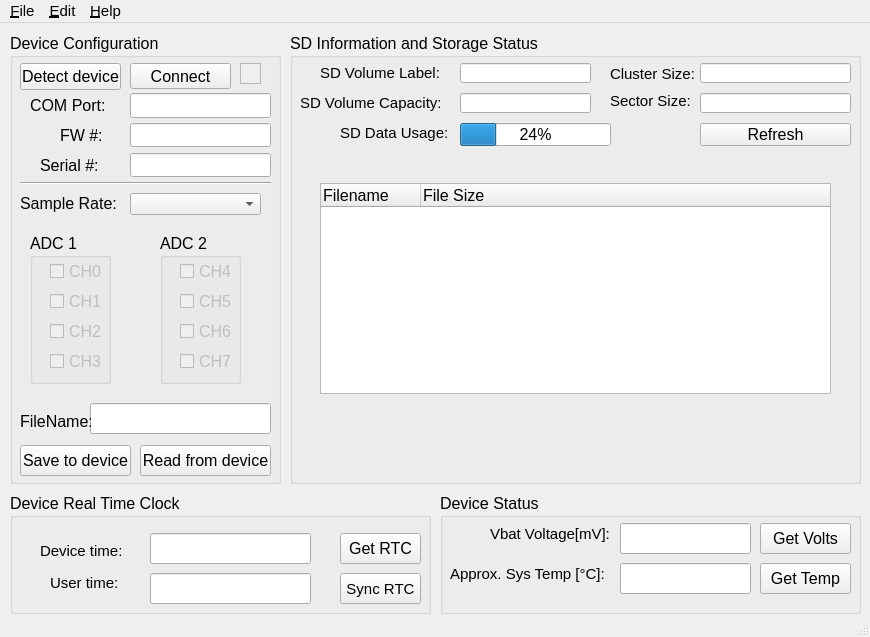
<?xml version="1.0" encoding="UTF-8"?>
<ui version="4.0">
 <class>MainWindow</class>
 <widget class="QMainWindow" name="MainWindow">
  <property name="geometry">
   <rect>
    <x>0</x>
    <y>0</y>
    <width>870</width>
    <height>637</height>
   </rect>
  </property>
  <property name="font">
   <font>
    <pointsize>11</pointsize>
   </font>
  </property>
  <property name="windowTitle">
   <string>MainWindow</string>
  </property>
  <widget class="QWidget" name="centralwidget">
   <widget class="QGroupBox" name="groupBox_2">
    <property name="geometry">
     <rect>
      <x>10</x>
      <y>10</y>
      <width>271</width>
      <height>451</height>
     </rect>
    </property>
    <property name="font">
     <font>
      <pointsize>12</pointsize>
     </font>
    </property>
    <property name="title">
     <string>Device Configuration</string>
    </property>
    <widget class="QComboBox" name="sampleRateComboBox">
     <property name="geometry">
      <rect>
       <x>120</x>
       <y>160</y>
       <width>131</width>
       <height>22</height>
      </rect>
     </property>
    </widget>
    <widget class="QGroupBox" name="groupBox_4">
     <property name="geometry">
      <rect>
       <x>150</x>
       <y>200</y>
       <width>81</width>
       <height>151</height>
      </rect>
     </property>
     <property name="title">
      <string>ADC 2</string>
     </property>
     <widget class="QCheckBox" name="ADC2_CH0_chkbx">
      <property name="enabled">
       <bool>false</bool>
      </property>
      <property name="geometry">
       <rect>
        <x>20</x>
        <y>30</y>
        <width>70</width>
        <height>17</height>
       </rect>
      </property>
      <property name="text">
       <string>CH4</string>
      </property>
     </widget>
     <widget class="QCheckBox" name="ADC2_CH1_chkbx">
      <property name="enabled">
       <bool>false</bool>
      </property>
      <property name="geometry">
       <rect>
        <x>20</x>
        <y>60</y>
        <width>70</width>
        <height>17</height>
       </rect>
      </property>
      <property name="text">
       <string>CH5</string>
      </property>
     </widget>
     <widget class="QCheckBox" name="ADC2_CH2_chkbx">
      <property name="enabled">
       <bool>false</bool>
      </property>
      <property name="geometry">
       <rect>
        <x>20</x>
        <y>90</y>
        <width>70</width>
        <height>17</height>
       </rect>
      </property>
      <property name="text">
       <string>CH6</string>
      </property>
     </widget>
     <widget class="QCheckBox" name="ADC2_CH3_chkbx">
      <property name="enabled">
       <bool>false</bool>
      </property>
      <property name="geometry">
       <rect>
        <x>20</x>
        <y>120</y>
        <width>70</width>
        <height>17</height>
       </rect>
      </property>
      <property name="text">
       <string>CH7</string>
      </property>
     </widget>
    </widget>
    <widget class="QPushButton" name="detectDevBtn">
     <property name="geometry">
      <rect>
       <x>10</x>
       <y>30</y>
       <width>101</width>
       <height>27</height>
      </rect>
     </property>
     <property name="font">
      <font>
       <pointsize>12</pointsize>
      </font>
     </property>
     <property name="text">
      <string>Detect device</string>
     </property>
    </widget>
    <widget class="QLabel" name="label_4">
     <property name="geometry">
      <rect>
       <x>20</x>
       <y>60</y>
       <width>74</width>
       <height>25</height>
      </rect>
     </property>
     <property name="font">
      <font>
       <pointsize>12</pointsize>
      </font>
     </property>
     <property name="text">
      <string>COM Port:</string>
     </property>
    </widget>
    <widget class="QLabel" name="label_5">
     <property name="geometry">
      <rect>
       <x>50</x>
       <y>90</y>
       <width>51</width>
       <height>24</height>
      </rect>
     </property>
     <property name="font">
      <font>
       <pointsize>12</pointsize>
      </font>
     </property>
     <property name="text">
      <string>FW #:</string>
     </property>
    </widget>
    <widget class="QLabel" name="label_6">
     <property name="geometry">
      <rect>
       <x>30</x>
       <y>120</y>
       <width>62</width>
       <height>24</height>
      </rect>
     </property>
     <property name="font">
      <font>
       <pointsize>12</pointsize>
      </font>
     </property>
     <property name="text">
      <string>Serial #:</string>
     </property>
    </widget>
    <widget class="QLabel" name="label_7">
     <property name="geometry">
      <rect>
       <x>10</x>
       <y>160</y>
       <width>101</width>
       <height>21</height>
      </rect>
     </property>
     <property name="text">
      <string>Sample Rate:</string>
     </property>
    </widget>
    <widget class="QPushButton" name="connectButton">
     <property name="geometry">
      <rect>
       <x>120</x>
       <y>30</y>
       <width>101</width>
       <height>26</height>
      </rect>
     </property>
     <property name="text">
      <string>Connect</string>
     </property>
    </widget>
    <widget class="QLineEdit" name="comPortText">
     <property name="geometry">
      <rect>
       <x>120</x>
       <y>60</y>
       <width>141</width>
       <height>25</height>
      </rect>
     </property>
     <property name="font">
      <font>
       <pointsize>12</pointsize>
      </font>
     </property>
     <property name="text">
      <string/>
     </property>
    </widget>
    <widget class="QLineEdit" name="serialText">
     <property name="geometry">
      <rect>
       <x>120</x>
       <y>120</y>
       <width>141</width>
       <height>24</height>
      </rect>
     </property>
     <property name="readOnly">
      <bool>true</bool>
     </property>
    </widget>
    <widget class="QGroupBox" name="groupBox_3">
     <property name="geometry">
      <rect>
       <x>20</x>
       <y>200</y>
       <width>81</width>
       <height>151</height>
      </rect>
     </property>
     <property name="title">
      <string>ADC 1</string>
     </property>
     <widget class="QCheckBox" name="ADC1_CH0_chkbx">
      <property name="enabled">
       <bool>false</bool>
      </property>
      <property name="geometry">
       <rect>
        <x>20</x>
        <y>30</y>
        <width>70</width>
        <height>17</height>
       </rect>
      </property>
      <property name="text">
       <string>CH0</string>
      </property>
      <property name="checkable">
       <bool>true</bool>
      </property>
     </widget>
     <widget class="QCheckBox" name="ADC1_CH1_chkbx">
      <property name="enabled">
       <bool>false</bool>
      </property>
      <property name="geometry">
       <rect>
        <x>20</x>
        <y>60</y>
        <width>70</width>
        <height>17</height>
       </rect>
      </property>
      <property name="text">
       <string>CH1</string>
      </property>
     </widget>
     <widget class="QCheckBox" name="ADC1_CH2_chkbx">
      <property name="enabled">
       <bool>false</bool>
      </property>
      <property name="geometry">
       <rect>
        <x>20</x>
        <y>90</y>
        <width>70</width>
        <height>17</height>
       </rect>
      </property>
      <property name="text">
       <string>CH2</string>
      </property>
     </widget>
     <widget class="QCheckBox" name="ADC1_CH3_chkbx">
      <property name="enabled">
       <bool>false</bool>
      </property>
      <property name="geometry">
       <rect>
        <x>20</x>
        <y>120</y>
        <width>70</width>
        <height>17</height>
       </rect>
      </property>
      <property name="text">
       <string>CH3</string>
      </property>
     </widget>
    </widget>
    <widget class="Line" name="line">
     <property name="geometry">
      <rect>
       <x>10</x>
       <y>140</y>
       <width>251</width>
       <height>21</height>
      </rect>
     </property>
     <property name="orientation">
      <enum>Qt::Horizontal</enum>
     </property>
    </widget>
    <widget class="QLineEdit" name="fwText">
     <property name="geometry">
      <rect>
       <x>120</x>
       <y>90</y>
       <width>141</width>
       <height>24</height>
      </rect>
     </property>
     <property name="readOnly">
      <bool>true</bool>
     </property>
    </widget>
    <widget class="QPushButton" name="saveConfigButton">
     <property name="geometry">
      <rect>
       <x>10</x>
       <y>412</y>
       <width>111</width>
       <height>31</height>
      </rect>
     </property>
     <property name="text">
      <string>Save to device</string>
     </property>
    </widget>
    <widget class="QPushButton" name="readConfigButton">
     <property name="geometry">
      <rect>
       <x>130</x>
       <y>412</y>
       <width>131</width>
       <height>31</height>
      </rect>
     </property>
     <property name="text">
      <string>Read from device</string>
     </property>
    </widget>
    <widget class="QFrame" name="connStatusBox">
     <property name="geometry">
      <rect>
       <x>230</x>
       <y>30</y>
       <width>21</width>
       <height>21</height>
      </rect>
     </property>
     <property name="autoFillBackground">
      <bool>true</bool>
     </property>
     <property name="frameShape">
      <enum>QFrame::StyledPanel</enum>
     </property>
     <property name="frameShadow">
      <enum>QFrame::Raised</enum>
     </property>
    </widget>
    <widget class="QLineEdit" name="fileNameText">
     <property name="geometry">
      <rect>
       <x>80</x>
       <y>370</y>
       <width>181</width>
       <height>31</height>
      </rect>
     </property>
     <property name="toolTip">
      <string extracomment="Maximum 10 Characters"/>
     </property>
     <property name="statusTip">
      <string extracomment="Maximum 10 Characters"/>
     </property>
     <property name="maxLength">
      <number>20</number>
     </property>
    </widget>
    <widget class="QLabel" name="label_14">
     <property name="geometry">
      <rect>
       <x>10</x>
       <y>380</y>
       <width>71</width>
       <height>16</height>
      </rect>
     </property>
     <property name="text">
      <string>FileName:</string>
     </property>
    </widget>
   </widget>
   <widget class="QGroupBox" name="groupBox">
    <property name="geometry">
     <rect>
      <x>290</x>
      <y>10</y>
      <width>571</width>
      <height>451</height>
     </rect>
    </property>
    <property name="font">
     <font>
      <pointsize>12</pointsize>
      <underline>false</underline>
     </font>
    </property>
    <property name="title">
     <string>SD Information and Storage Status</string>
    </property>
    <widget class="QLabel" name="label">
     <property name="geometry">
      <rect>
       <x>10</x>
       <y>60</y>
       <width>151</width>
       <height>20</height>
      </rect>
     </property>
     <property name="font">
      <font>
       <pointsize>11</pointsize>
      </font>
     </property>
     <property name="text">
      <string>SD Volume Capacity:</string>
     </property>
    </widget>
    <widget class="QLineEdit" name="lineEdit">
     <property name="geometry">
      <rect>
       <x>170</x>
       <y>60</y>
       <width>131</width>
       <height>20</height>
      </rect>
     </property>
     <property name="readOnly">
      <bool>true</bool>
     </property>
    </widget>
    <widget class="QLabel" name="label_2">
     <property name="geometry">
      <rect>
       <x>50</x>
       <y>90</y>
       <width>111</width>
       <height>20</height>
      </rect>
     </property>
     <property name="font">
      <font>
       <pointsize>11</pointsize>
      </font>
     </property>
     <property name="text">
      <string>SD Data Usage:</string>
     </property>
    </widget>
    <widget class="QProgressBar" name="progressBar">
     <property name="geometry">
      <rect>
       <x>170</x>
       <y>90</y>
       <width>151</width>
       <height>23</height>
      </rect>
     </property>
     <property name="value">
      <number>24</number>
     </property>
     <property name="orientation">
      <enum>Qt::Horizontal</enum>
     </property>
    </widget>
    <widget class="QLabel" name="label_8">
     <property name="geometry">
      <rect>
       <x>30</x>
       <y>30</y>
       <width>131</width>
       <height>20</height>
      </rect>
     </property>
     <property name="font">
      <font>
       <pointsize>11</pointsize>
      </font>
     </property>
     <property name="text">
      <string>SD Volume Label:</string>
     </property>
    </widget>
    <widget class="QLineEdit" name="lineEdit_2">
     <property name="geometry">
      <rect>
       <x>170</x>
       <y>30</y>
       <width>131</width>
       <height>20</height>
      </rect>
     </property>
     <property name="readOnly">
      <bool>true</bool>
     </property>
    </widget>
    <widget class="QTreeWidget" name="treeWidget">
     <property name="geometry">
      <rect>
       <x>30</x>
       <y>150</y>
       <width>511</width>
       <height>211</height>
      </rect>
     </property>
     <column>
      <property name="text">
       <string>Filename</string>
      </property>
     </column>
     <column>
      <property name="text">
       <string>File Size</string>
      </property>
     </column>
    </widget>
    <widget class="QLabel" name="label_12">
     <property name="geometry">
      <rect>
       <x>320</x>
       <y>30</y>
       <width>101</width>
       <height>21</height>
      </rect>
     </property>
     <property name="font">
      <font>
       <pointsize>11</pointsize>
      </font>
     </property>
     <property name="text">
      <string>Cluster Size:</string>
     </property>
    </widget>
    <widget class="QLabel" name="label_13">
     <property name="geometry">
      <rect>
       <x>320</x>
       <y>60</y>
       <width>81</width>
       <height>16</height>
      </rect>
     </property>
     <property name="font">
      <font>
       <pointsize>11</pointsize>
      </font>
     </property>
     <property name="text">
      <string>Sector Size:</string>
     </property>
    </widget>
    <widget class="QLineEdit" name="lineEdit_5">
     <property name="geometry">
      <rect>
       <x>410</x>
       <y>30</y>
       <width>151</width>
       <height>20</height>
      </rect>
     </property>
    </widget>
    <widget class="QLineEdit" name="lineEdit_6">
     <property name="geometry">
      <rect>
       <x>410</x>
       <y>60</y>
       <width>151</width>
       <height>20</height>
      </rect>
     </property>
    </widget>
    <widget class="QPushButton" name="pushButton">
     <property name="geometry">
      <rect>
       <x>410</x>
       <y>90</y>
       <width>151</width>
       <height>23</height>
      </rect>
     </property>
     <property name="text">
      <string>Refresh</string>
     </property>
    </widget>
   </widget>
   <widget class="QGroupBox" name="groupBox_5">
    <property name="geometry">
     <rect>
      <x>440</x>
      <y>470</y>
      <width>421</width>
      <height>121</height>
     </rect>
    </property>
    <property name="font">
     <font>
      <pointsize>12</pointsize>
     </font>
    </property>
    <property name="title">
     <string>Device Status</string>
    </property>
    <widget class="QLabel" name="label_9">
     <property name="geometry">
      <rect>
       <x>50</x>
       <y>30</y>
       <width>141</width>
       <height>21</height>
      </rect>
     </property>
     <property name="font">
      <font>
       <pointsize>11</pointsize>
      </font>
     </property>
     <property name="text">
      <string>Vbat Voltage[mV]:</string>
     </property>
    </widget>
    <widget class="QLineEdit" name="backupVoltageText">
     <property name="geometry">
      <rect>
       <x>180</x>
       <y>30</y>
       <width>131</width>
       <height>31</height>
      </rect>
     </property>
    </widget>
    <widget class="QLabel" name="label_10">
     <property name="geometry">
      <rect>
       <x>10</x>
       <y>70</y>
       <width>181</width>
       <height>21</height>
      </rect>
     </property>
     <property name="font">
      <font>
       <pointsize>11</pointsize>
      </font>
     </property>
     <property name="text">
      <string>Approx. Sys Temp [°C]:</string>
     </property>
    </widget>
    <widget class="QLineEdit" name="systemTemperatureText">
     <property name="geometry">
      <rect>
       <x>180</x>
       <y>70</y>
       <width>131</width>
       <height>31</height>
      </rect>
     </property>
    </widget>
    <widget class="QPushButton" name="getVoltageButton">
     <property name="geometry">
      <rect>
       <x>320</x>
       <y>30</y>
       <width>91</width>
       <height>31</height>
      </rect>
     </property>
     <property name="text">
      <string>Get Volts</string>
     </property>
    </widget>
    <widget class="QPushButton" name="getTemperatureButton">
     <property name="geometry">
      <rect>
       <x>320</x>
       <y>70</y>
       <width>91</width>
       <height>31</height>
      </rect>
     </property>
     <property name="text">
      <string>Get Temp</string>
     </property>
    </widget>
   </widget>
   <widget class="QGroupBox" name="groupBox_6">
    <property name="geometry">
     <rect>
      <x>10</x>
      <y>470</y>
      <width>421</width>
      <height>121</height>
     </rect>
    </property>
    <property name="font">
     <font>
      <pointsize>12</pointsize>
     </font>
    </property>
    <property name="title">
     <string>Device Real Time Clock</string>
    </property>
    <widget class="QLineEdit" name="lineEditSystemTime">
     <property name="geometry">
      <rect>
       <x>140</x>
       <y>80</y>
       <width>161</width>
       <height>31</height>
      </rect>
     </property>
    </widget>
    <widget class="QPushButton" name="syncRtcButton">
     <property name="geometry">
      <rect>
       <x>330</x>
       <y>80</y>
       <width>81</width>
       <height>31</height>
      </rect>
     </property>
     <property name="font">
      <font>
       <pointsize>11</pointsize>
      </font>
     </property>
     <property name="text">
      <string>Sync RTC</string>
     </property>
    </widget>
    <widget class="QLabel" name="label_3">
     <property name="geometry">
      <rect>
       <x>40</x>
       <y>80</y>
       <width>81</width>
       <height>20</height>
      </rect>
     </property>
     <property name="font">
      <font>
       <pointsize>6</pointsize>
      </font>
     </property>
     <property name="text">
      <string>&lt;html&gt;&lt;head/&gt;&lt;body&gt;&lt;p&gt;&lt;span style=&quot; font-size:11pt;&quot;&gt;User time:&lt;/span&gt;&lt;/p&gt;&lt;/body&gt;&lt;/html&gt;</string>
     </property>
    </widget>
    <widget class="QLabel" name="label_11">
     <property name="geometry">
      <rect>
       <x>30</x>
       <y>50</y>
       <width>101</width>
       <height>16</height>
      </rect>
     </property>
     <property name="font">
      <font>
       <pointsize>11</pointsize>
      </font>
     </property>
     <property name="text">
      <string>Device time:</string>
     </property>
    </widget>
    <widget class="QLineEdit" name="deviceTimeText">
     <property name="geometry">
      <rect>
       <x>140</x>
       <y>40</y>
       <width>161</width>
       <height>31</height>
      </rect>
     </property>
     <property name="font">
      <font>
       <pointsize>12</pointsize>
      </font>
     </property>
    </widget>
    <widget class="QPushButton" name="getRtcButton">
     <property name="geometry">
      <rect>
       <x>330</x>
       <y>40</y>
       <width>81</width>
       <height>31</height>
      </rect>
     </property>
     <property name="text">
      <string>Get RTC</string>
     </property>
    </widget>
   </widget>
  </widget>
  <widget class="QStatusBar" name="statusbar"/>
  <widget class="QMenuBar" name="menuBar">
   <property name="geometry">
    <rect>
     <x>0</x>
     <y>0</y>
     <width>870</width>
     <height>21</height>
    </rect>
   </property>
   <widget class="QMenu" name="menu_File">
    <property name="title">
     <string>&amp;File</string>
    </property>
    <addaction name="separator"/>
    <addaction name="actionExit_Application"/>
   </widget>
   <widget class="QMenu" name="menu_Edit">
    <property name="title">
     <string>&amp;Edit</string>
    </property>
   </widget>
   <widget class="QMenu" name="menu_Help">
    <property name="title">
     <string>&amp;Help</string>
    </property>
    <addaction name="actionHelp_Documentation"/>
    <addaction name="separator"/>
    <addaction name="actionAbout"/>
   </widget>
   <addaction name="menu_File"/>
   <addaction name="menu_Edit"/>
   <addaction name="menu_Help"/>
  </widget>
  <action name="actionConnect">
   <property name="text">
    <string>Connect</string>
   </property>
  </action>
  <action name="actionHelp_Documentation">
   <property name="text">
    <string>Help Documentation</string>
   </property>
  </action>
  <action name="actionAbout">
   <property name="text">
    <string>About</string>
   </property>
  </action>
  <action name="actionExit_Application">
   <property name="text">
    <string>Exit Application</string>
   </property>
  </action>
 </widget>
 <resources/>
 <connections/>
</ui>
